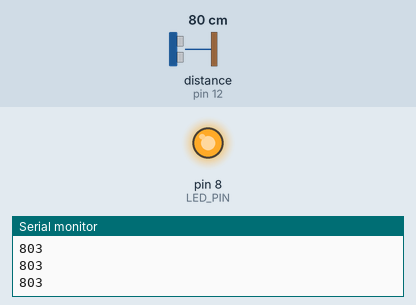
Simulated run of this sketch. Board: Arduino Uno, built with avr-gcc and run on an emulated ATmega328P. Parts: output pins drawn as LEDs (lit = HIGH), the last lines printed to the serial monitor. Wiring (inferred from the names in the program): ultrasonic range finder: trigger pin 13; echo pin 12. Inputs (shaded band) come from the test bench; at power-on: distance to the obstacle (sensor on pin 12) 80 cm. The echo pulse lasts 58.3 µs per cm; pins used as bus, display or sensor lines are not drawn.

Above: at 1.2 s.
1.3 s: distance to the obstacle (sensor on pin 12) set to 94 cm
2.8 s: distance to the obstacle (sensor on pin 12) set to 105 cm
At 4.0 s:
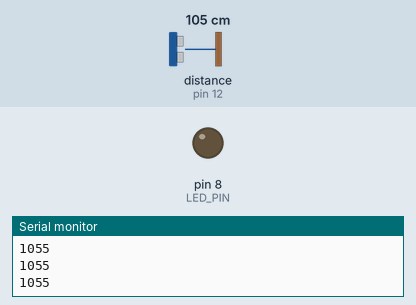
4.3 s: distance to the obstacle (sensor on pin 12) set to 2 cm
At 4.9 s:
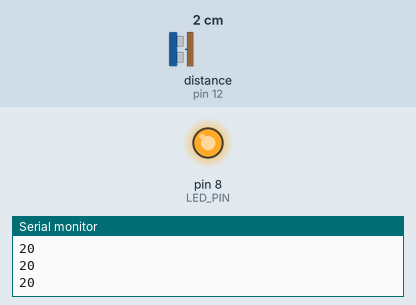
5.8 s: distance to the obstacle (sensor on pin 12) set to 120 cm
At 6.7 s:
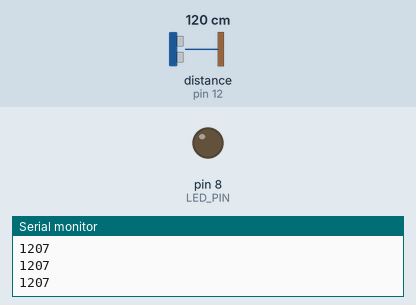
Timing chart, 0 to 8.3 s (numbered marks = the images above; inputs shaded):
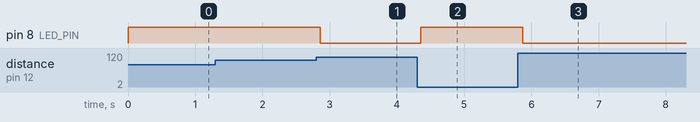

Measured:
- the behaviour switches between 99 and 100 cm on distance to the obstacle (sensor on pin 12) (found by bisection; images 0 and 1)
- after the input at 2.8 s, pin 8 (LED_PIN): HIGH → LOW after 0.06 s
- after the input at 4.3 s, pin 8 (LED_PIN): LOW → HIGH after 0.05 s
- after the input at 5.8 s, pin 8 (LED_PIN): HIGH → LOW after 0.07 s

The sketch:

sonar.ino
```cpp
#define LED_PIN 8
#define ECHO_PIN 12
#define TRIGGER_PIN 13

// 25 °C
#define SOUND_SPEED 346

void setup()
{
    pinMode(TRIGGER_PIN, OUTPUT);
    pinMode(ECHO_PIN, INPUT);
    pinMode(LED_PIN, OUTPUT);
    Serial.begin(9600);
}

void loop()
{
    digitalWrite(TRIGGER_PIN, HIGH);
    delayMicroseconds(10);
    digitalWrite(TRIGGER_PIN, LOW);

    unsigned long mmDistance = pulseIn(ECHO_PIN, HIGH) * SOUND_SPEED / 1000 / 2;
    Serial.println(mmDistance);
    digitalWrite(LED_PIN, mmDistance <= 1000 ? HIGH : LOW);

    delay(100);
}
```
